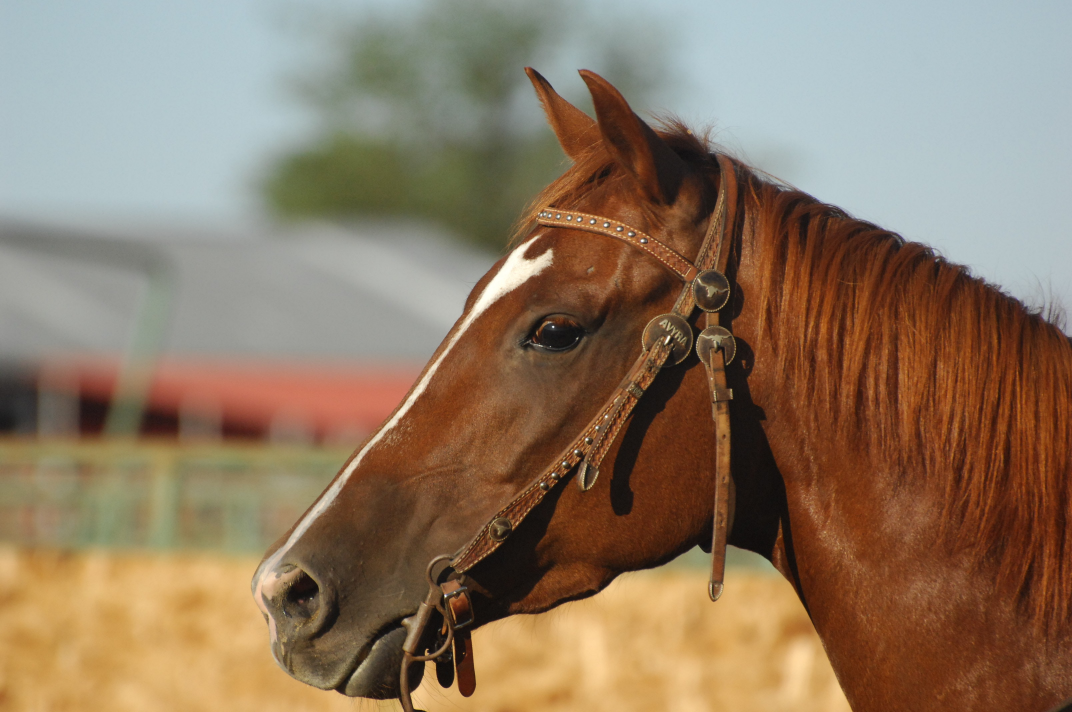
#> input picture datasets/images/horse.jpg, 3216 x 2136 px (shown at 1/3 size)
$ jupyter execute 10.FeatureExtractionDaisyDescriptor.ipynb
#> lines starting #> are read from the running program, lines starting #| are printed output that depends on the picture
## Feature Extraction using Daisy Descriptor
This local image descriptor is based on gradient orientation histograms similar to the SIFT descriptor. It is formulated in a way that allows for fast dense extraction.

https://scikit-image.org/docs/0.12.x/auto_examples/features_detection/plot_daisy.html

[cell 1]
import skimage
from skimage import color
from skimage.feature import daisy
from skimage import data
from skimage.transform import resize

import matplotlib.pyplot as plt

### Loading an image

#### NOTE: Daisy descriptors can only be applied on single channel images

[cell 2]
horse_gray = color.rgb2gray(skimage.io.imread('datasets/images/horse.jpg'))
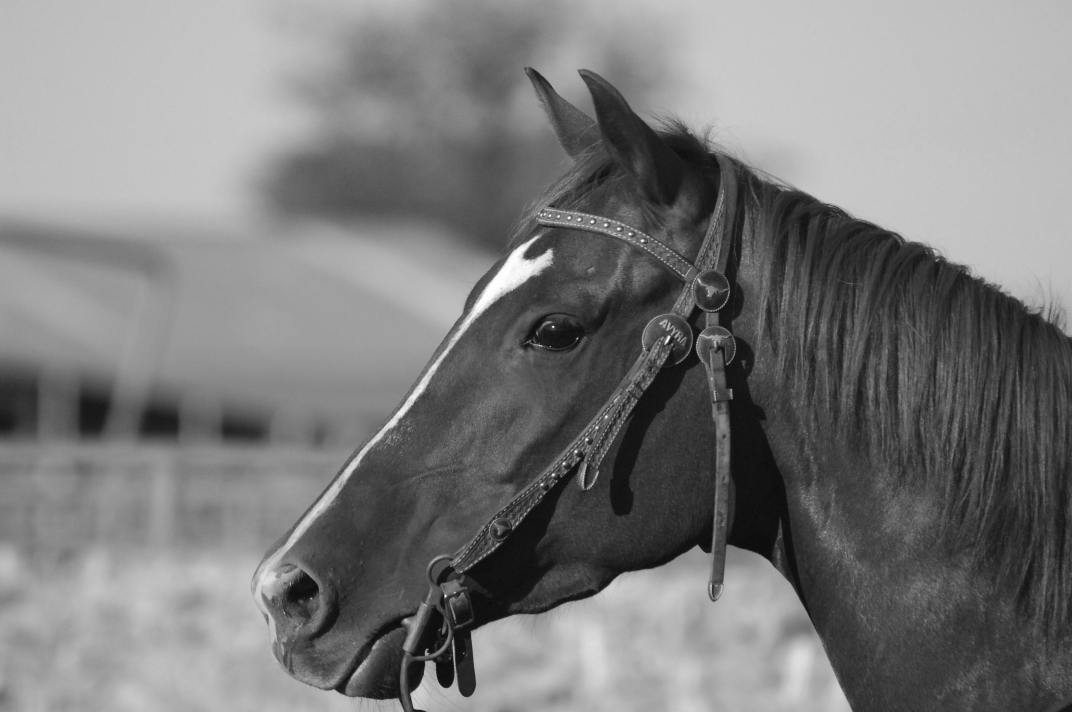
#> horse_gray: shape (2136, 3216) float64 (shown at 1/3 size); min 0.0339, max 1, mean 0.484

As the loaded image is a larger one reducing the size

[cell 3]
horse = resize(horse_gray, output_shape = (300, 450), mode='reflect', anti_aliasing=False )
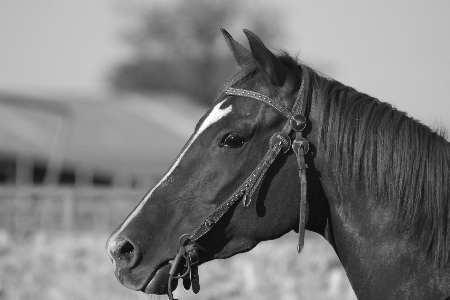
#> horse: shape (300, 450) float64; min 0.0441, max 0.998, mean 0.484

plt.figure(figsize=(10, 7))
plt.imshow(horse, cmap='gray');

### Extract DAISY feature descriptors
* Input image = horse
* step = distance between descriptor sampling points
* radius = Radius (in pixels) of the outermost ring
* rings = Number of rings
* histograms = Number of histograms sampled per ring
* orientations = Number of orientations (bins) per histogram
* visualize = Generate a visualization of the DAISY descriptors

Returns:

* descs_array = grid of DAISY descriptors for the given image
* descs_image = Visualization of the DAISY descriptors.

### Defining the descriptors

[cell 4]
descs_array, descs_image = daisy(horse, step=150, radius=30, visualize=True)
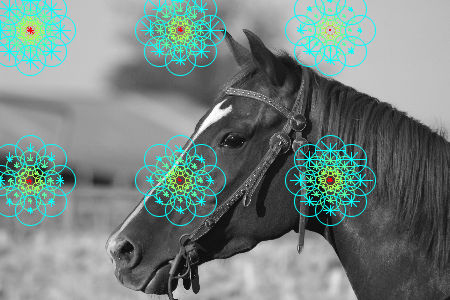
#> descs_image: shape (300, 450, 3) float64; mean of channels 0, 1, 2 0.461, 0.522, 0.507; drawn as R, G, B

### Calculate the number of the descriptors

[cell 5]
descs_num = descs_array.shape[0] * descs_array.shape[1]
#> descs_num = 6

descs_num
#> Out = 6

[cell 6]
plt.figure(figsize=(10, 7))

plt.title('DAISY descriptors', fontsize=18)
plt.imshow(descs_image);

### Plotting a image with descriptor with different step size and radius

Defining the descriptors

[cell 7]
descs_array_1, descs_image_1 = daisy(horse, step=100, radius=30, visualize=True)
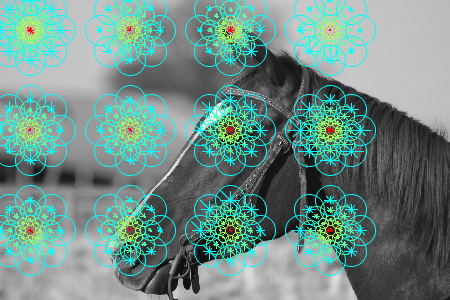
#> descs_image_1: shape (300, 450, 3) float64; mean of channels 0, 1, 2 0.439, 0.56, 0.532; drawn as R, G, B

Calculate the number of the descriptors

[cell 8]
descs_num_1 = descs_array.shape[0] * descs_array.shape[1]
#> descs_num_1 = 6

descs_num_1
#> Out = 6

[cell 9]
fig, axes = plt.subplots(1, 2,
                         figsize=(12, 7),
                         sharex=True, sharey=True)
ax = axes.ravel()

ax[0].imshow(descs_image, cmap = 'gray')
ax[0].set_title('step=150, radius=30')

ax[1].imshow(descs_image_1, cmap = 'gray')
ax[1].set_title('step=100, radius=30')

plt.show()

$ run again, with datasets/images/balloons.jpg copied over datasets/images/horse.jpg
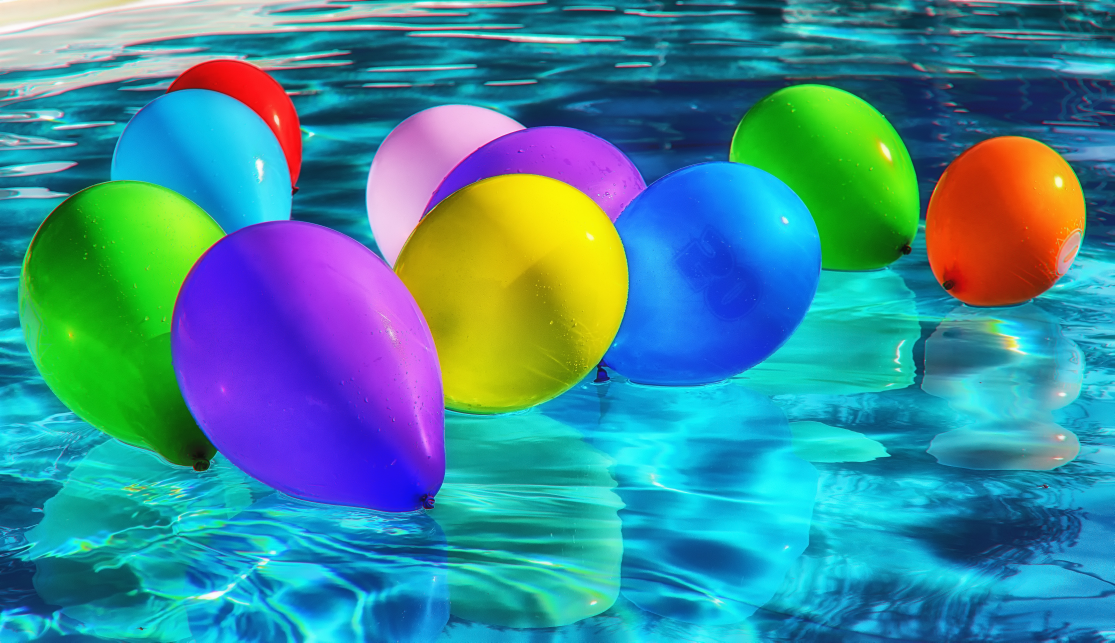
#> input picture datasets/images/balloons.jpg, 5571 x 3211 px (shown at 1/5 size)
#> `horse_gray = color.rgb2gray(skimage.io.imread('datasets/images/horse.j..`:
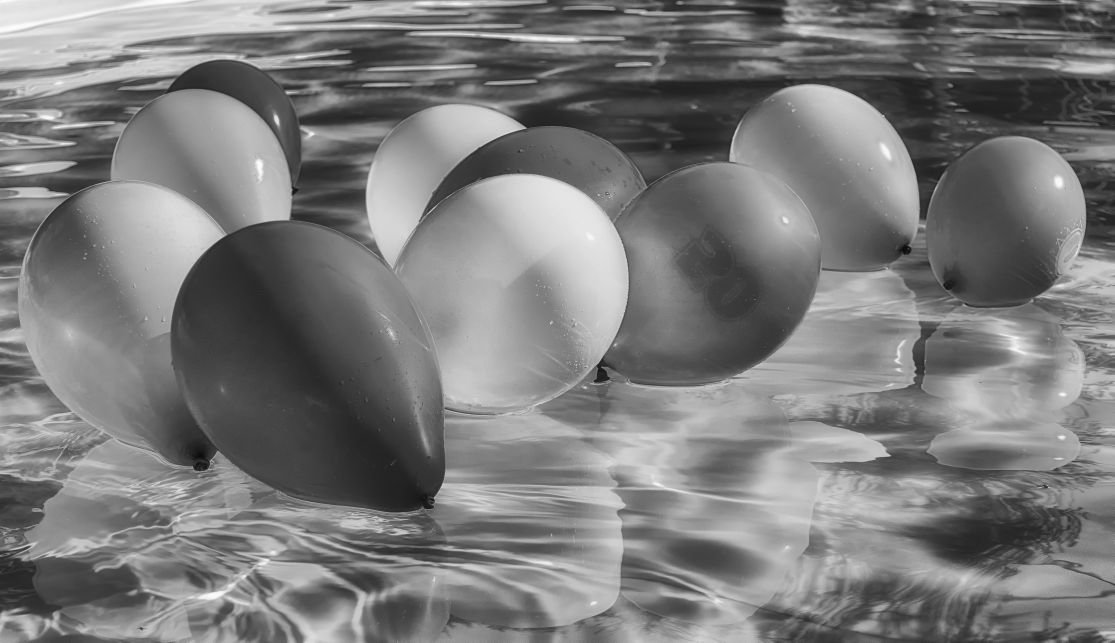
#> horse_gray: shape (3211, 5571) float64 (shown at 1/5 size); min 0.0366, max 0.999, mean 0.483
#> `descs_array_1, descs_image_1 = daisy(horse, step=100, radius=30, visua..`:
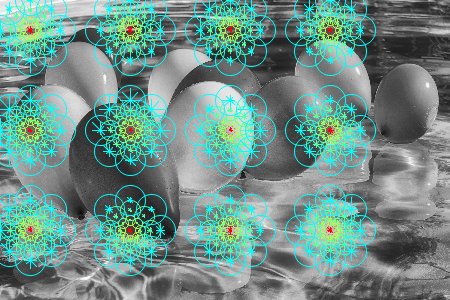
#> descs_image_1: shape (300, 450, 3) float64; mean of channels 0, 1, 2 0.432, 0.562, 0.532; drawn as R, G, B

$ run again, with datasets/images/blood_cells128X128.jpg copied over datasets/images/horse.jpg
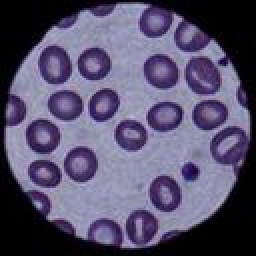
#> input picture datasets/images/blood_cells128X128.jpg, 128 x 128 px (shown 2 times larger)
#> `horse_gray = color.rgb2gray(skimage.io.imread('datasets/images/horse.j..`:
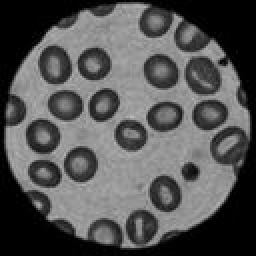
#> horse_gray: shape (128, 128) float64 (shown 2 times larger); min 0, max 0.737, mean 0.331
#> `descs_array_1, descs_image_1 = daisy(horse, step=100, radius=30, visua..`:
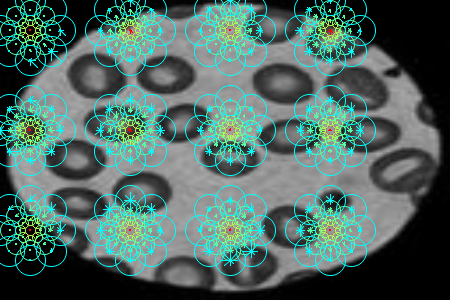
#> descs_image_1: shape (300, 450, 3) float64; mean of channels 0, 1, 2 0.304, 0.411, 0.386; drawn as R, G, B

$ run again, with datasets/images/book-mirrored.jpg copied over datasets/images/horse.jpg
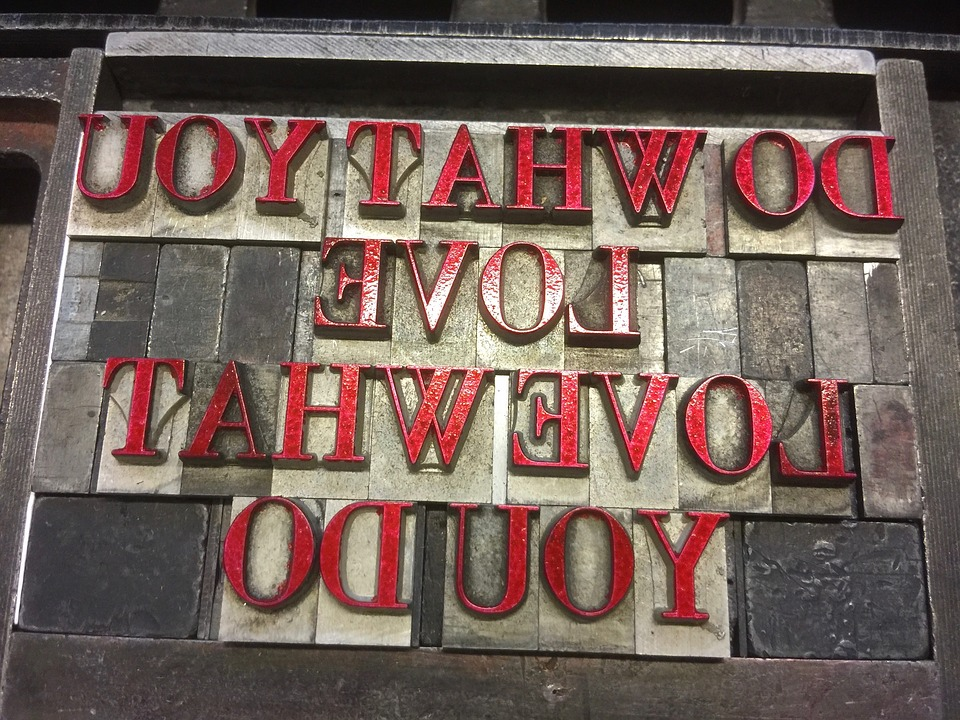
#> input picture datasets/images/book-mirrored.jpg, 960 x 720 px
#> `descs_array, descs_image = daisy(horse, step=150, radius=30, visualize..`:
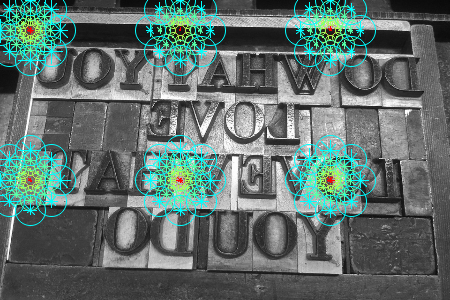
#> descs_image: shape (300, 450, 3) float64; mean of channels 0, 1, 2 0.377, 0.444, 0.428; drawn as R, G, B
#> `descs_array_1, descs_image_1 = daisy(horse, step=100, radius=30, visua..`:
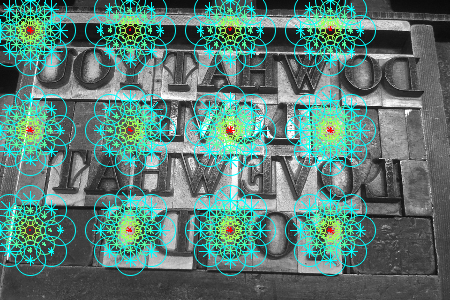
#> descs_image_1: shape (300, 450, 3) float64; mean of channels 0, 1, 2 0.356, 0.491, 0.461; drawn as R, G, B
